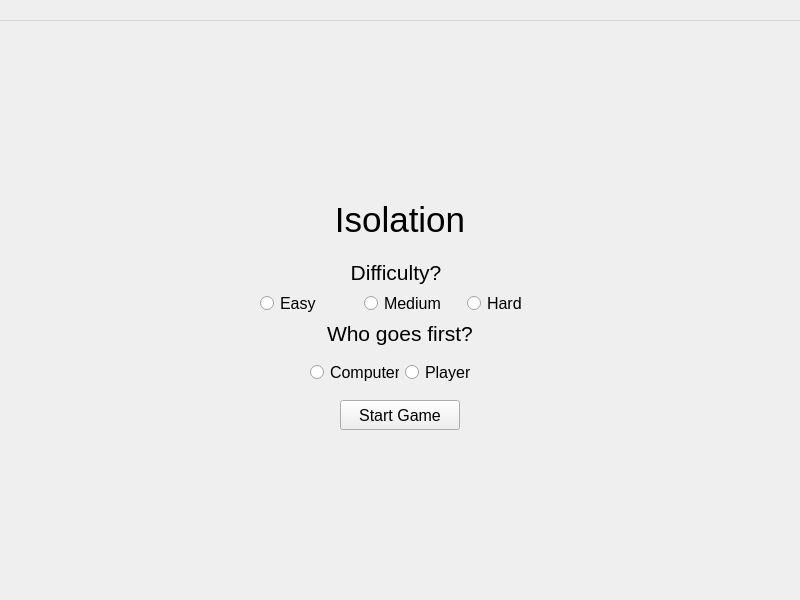
<?xml version="1.0" encoding="UTF-8"?>
<ui version="4.0">
 <class>TitleForm</class>
 <widget class="QWidget" name="TitleForm">
  <property name="geometry">
   <rect>
    <x>0</x>
    <y>0</y>
    <width>800</width>
    <height>600</height>
   </rect>
  </property>
  <property name="windowTitle">
   <string>Isolation</string>
  </property>
  <property name="windowOpacity">
   <double>1.000000000000000</double>
  </property>
  <property name="autoFillBackground">
   <bool>true</bool>
  </property>
  <widget class="QWidget" name="centralwidget" native="true">
   <property name="geometry">
    <rect>
     <x>200</x>
     <y>180</y>
     <width>400</width>
     <height>250</height>
    </rect>
   </property>
   <widget class="QPushButton" name="startButton">
    <property name="geometry">
     <rect>
      <x>140</x>
      <y>220</y>
      <width>120</width>
      <height>30</height>
     </rect>
    </property>
    <property name="font">
     <font>
      <pointsize>12</pointsize>
     </font>
    </property>
    <property name="autoFillBackground">
     <bool>false</bool>
    </property>
    <property name="text">
     <string notr="true">Start Game</string>
    </property>
    <property name="iconSize">
     <size>
      <width>16</width>
      <height>16</height>
     </size>
    </property>
    <property name="default">
     <bool>false</bool>
    </property>
    <property name="flat">
     <bool>false</bool>
    </property>
   </widget>
   <widget class="QLabel" name="label_3">
    <property name="geometry">
     <rect>
      <x>150</x>
      <y>80</y>
      <width>92</width>
      <height>25</height>
     </rect>
    </property>
    <property name="text">
     <string>&lt;html&gt;&lt;head/&gt;&lt;body&gt;&lt;p align=&quot;center&quot;&gt;&lt;span style=&quot; font-size:16pt;&quot;&gt;Difficulty?&lt;/span&gt;&lt;/p&gt;&lt;/body&gt;&lt;/html&gt;</string>
    </property>
   </widget>
   <widget class="QLabel" name="label">
    <property name="geometry">
     <rect>
      <x>0</x>
      <y>0</y>
      <width>400</width>
      <height>80</height>
     </rect>
    </property>
    <property name="text">
     <string>&lt;html&gt;&lt;head/&gt;&lt;body&gt;&lt;p align=&quot;center&quot;&gt;&lt;span style=&quot; font-size:26pt;&quot;&gt;Isolation&lt;/span&gt;&lt;/p&gt;&lt;/body&gt;&lt;/html&gt;</string>
    </property>
    <property name="scaledContents">
     <bool>false</bool>
    </property>
   </widget>
   <widget class="QWidget" name="layoutWidget">
    <property name="geometry">
     <rect>
      <x>60</x>
      <y>110</y>
      <width>305</width>
      <height>27</height>
     </rect>
    </property>
    <layout class="QHBoxLayout" name="horizontalLayout_3">
     <item>
      <layout class="QHBoxLayout" name="horizontalLayout">
       <item>
        <widget class="QRadioButton" name="easyRadioButton">
         <property name="font">
          <font>
           <pointsize>12</pointsize>
          </font>
         </property>
         <property name="text">
          <string>Easy</string>
         </property>
        </widget>
       </item>
       <item>
        <widget class="QRadioButton" name="mediumRadioButton">
         <property name="font">
          <font>
           <pointsize>12</pointsize>
          </font>
         </property>
         <property name="text">
          <string>Medium</string>
         </property>
        </widget>
       </item>
       <item>
        <widget class="QRadioButton" name="hardRadioButton">
         <property name="font">
          <font>
           <pointsize>12</pointsize>
          </font>
         </property>
         <property name="text">
          <string>Hard</string>
         </property>
        </widget>
       </item>
      </layout>
     </item>
    </layout>
   </widget>
   <widget class="QLabel" name="label_2">
    <property name="geometry">
     <rect>
      <x>127</x>
      <y>141</y>
      <width>145</width>
      <height>25</height>
     </rect>
    </property>
    <property name="text">
     <string>&lt;html&gt;&lt;head/&gt;&lt;body&gt;&lt;p align=&quot;center&quot;&gt;&lt;span style=&quot; font-size:16pt;&quot;&gt;Who goes first?&lt;/span&gt;&lt;/p&gt;&lt;/body&gt;&lt;/html&gt;</string>
    </property>
   </widget>
   <widget class="QWidget" name="layoutWidget">
    <property name="geometry">
     <rect>
      <x>110</x>
      <y>180</y>
      <width>167</width>
      <height>25</height>
     </rect>
    </property>
    <layout class="QHBoxLayout" name="horizontalLayout_2">
     <item>
      <widget class="QRadioButton" name="computerRadioButton">
       <property name="font">
        <font>
         <pointsize>12</pointsize>
        </font>
       </property>
       <property name="text">
        <string>Computer</string>
       </property>
      </widget>
     </item>
     <item>
      <widget class="QRadioButton" name="playerRadioButton">
       <property name="font">
        <font>
         <pointsize>12</pointsize>
        </font>
       </property>
       <property name="text">
        <string>Player</string>
       </property>
      </widget>
     </item>
    </layout>
   </widget>
  </widget>
  <widget class="QMenuBar" name="menubar">
   <property name="geometry">
    <rect>
     <x>0</x>
     <y>0</y>
     <width>800</width>
     <height>21</height>
    </rect>
   </property>
  </widget>
 </widget>
 <resources/>
 <connections/>
</ui>
